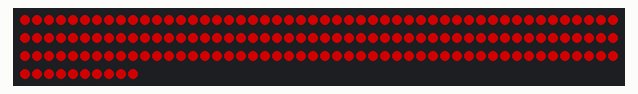
The sketch below on a simulated Arduino Uno, built with avr-gcc and run on an emulated ATmega328P. Shown: 160 RGB LEDs in strip order, left to right, continuing on the next row. Dim RGB values are drawn brighter than linear.

Above: at 0.1 s.
At 13.1 s:
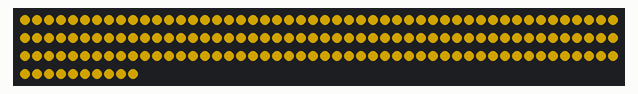
At 19.6 s:
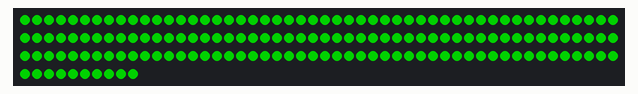
At 25.68 s:
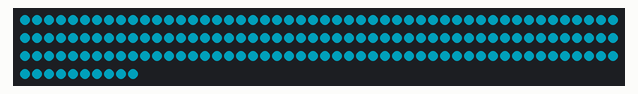
At 32.6 s:
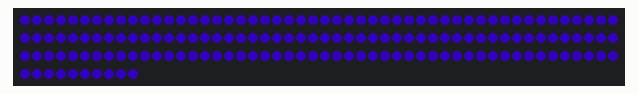
At 39.2 s:
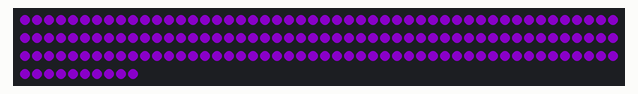

The sketch:

Halo.ino
```cpp
#include <FastLED.h>

#define LED_PIN     0
#define NUM_LEDS    160
#define BRIGHTNESS  120

CRGB leds[NUM_LEDS];

CRGB colors[] = {
  CRGB(255, 0, 0),
  CRGB(255, 80, 0),
  CRGB(255, 200, 0),
  CRGB(0, 255, 0),
  CRGB(0, 60, 255),
  CRGB(50, 0, 180),
  CRGB(150, 0, 220)
};
const uint8_t NUM_COLORS = sizeof(colors) / sizeof(colors[0]);

const unsigned long HOLD_TIME = 5000;
const unsigned long FADE_TIME = 1500;

uint8_t colorIndex = 0;
unsigned long stepStart = 0;

void setup() {
  FastLED.addLeds<WS2812B, LED_PIN, GRB>(leds, NUM_LEDS);
  FastLED.setBrightness(BRIGHTNESS);
  stepStart = millis();
}

void loop() {
  unsigned long elapsed = millis() - stepStart;
  CRGB current = colors[colorIndex];
  CRGB next = colors[(colorIndex + 1) % NUM_COLORS];

  if (elapsed < HOLD_TIME) {
    fill_solid(leds, NUM_LEDS, current);
  } else if (elapsed < HOLD_TIME + FADE_TIME) {
    uint8_t blendAmt = map(elapsed - HOLD_TIME, 0, FADE_TIME, 0, 255);
    fill_solid(leds, NUM_LEDS, blend(current, next, blendAmt));
  } else {
    colorIndex = (colorIndex + 1) % NUM_COLORS;
    stepStart = millis();
  }

  FastLED.show();
  FastLED.delay(20);
}
```
